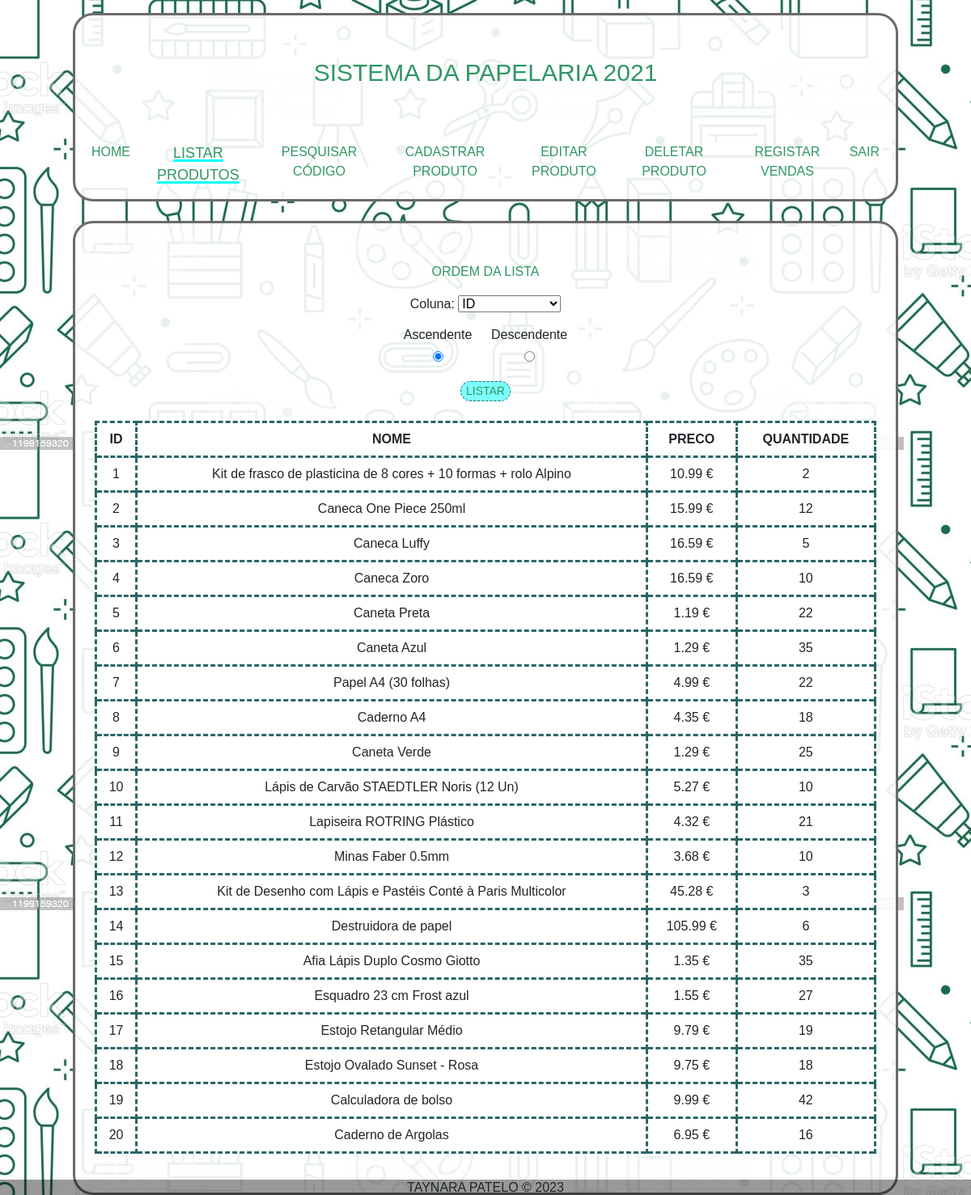
/listar (signed in), run on the app's committed database.
### tables this page shows
CREATE TABLE `produtos` (
  `id` int(11) NOT NULL,
  `nome` varchar(200) NOT NULL,
  `preco` float NOT NULL,
  `quantidade` int(11) NOT NULL
);

### models/listar_model.php (called while the page is built, shortened)
<?php
require_once("requisitos.php");
$produtos = selectSQL("SELECT * FROM produtos");
require_once("templates/header.php");
require_once("views/listar_view.php");
require_once("templates/footer.php");
?>

### config/config.php (called while the page is built, shortened)
<?php
$url_base = "https://localhost/papelaria/";
?>

### config/base_dados.php (called while the page is built, shortened)
<?php
$pdo = new PDO("mysql:dbname=" . $base_dados["dbname"] . ";host=" . $base_dados["host"], $base_dados["user"], $base_dados["password"]);
function selectSQL($sql){
    global $pdo;
    $query = $pdo->query($sql);
    return $query->fetchAll(PDO::FETCH_ASSOC);
}
?>

### templates/table.php (the view, shortened to what this page needs)
<table class="table mb-4">
    <tr>
        <?php foreach ($produtos[0] as $chave => $p) : ?>
            <th><?= $chave; ?></th>
        <?php endforeach; ?>
    </tr>
    <?php foreach ($produtos as $p) : ?>
        <tr class="text-success">
            <?php foreach ($p as $chave => $valor) : ?>
                <td><?= $valor; ?><?= ($chave == "preco") ? " €" : ""; ?></td>
            <?php endforeach; ?>
        </tr>
    <?php endforeach; ?>
</table>

### index.php (shortened to what this page needs)
<?php
$rotas = $_SERVER["REQUEST_URI"];
$rotas = str_replace("/papelaria/", "", $rotas);
$rotas = explode("/", $rotas);
switch($rotas[0]){
    case "listar":
        require_once("models/listar_model.php");
        break;
}
?>

### templates/header.php (shortened to what this page needs)
<!DOCTYPE html>
<html lang="pt">
<head>
    <link href="https://cdn.jsdelivr.net/npm/bootstrap@5.3.0-alpha2/dist/css/bootstrap.min.css" rel="stylesheet">
    <link rel="stylesheet" href=<?= $url_base . "/css/style.css"; ?>>
</head>
<body class="text-center">
    <header class="mb-4 <?= ($rotas[0] == "sair") ? "d-none" : ""; ?>">
        <div class="container-fluid caixa mt-3 mb-4">
            <div class="row">
                <div class="col-12">
                    <p class="header-titulo p-5 mb-0">SISTEMA DA PAPELARIA 2021</p>
                </div>
            </div>
            <div class="row">
                <nav class="navbar navbar-expand-md">
                    <div class="container justify-content-center">
                        <div class="collapse navbar-collapse flex-grow-0" id="navbarNav">
                            <ul class="navbar-nav">
                                <li class="nav-item">
                                    <a class="nav-link <?= ($rotas[0] == "home") ? "active" : ""; ?>" aria-current="page" href="<?= $url_base; ?>home">HOME</a>
                                </li>
                                <li class="nav-item">
                                    <a class="nav-link  <?= ($rotas[0] == "listar") ? "active" : ""; ?>" href="<?= $url_base; ?>listar">LISTAR PRODUTOS</a>
                                </li>
                                <li class="nav-item">
                                    <a class="nav-link <?= ($rotas[0] == "pesquisar") ? "active" : ""; ?>" href="<?= $url_base; ?>pesquisar">PESQUISAR CÓDIGO</a>
                                </li>
                                <li class="nav-item">
                                    <a class="nav-link <?= ($rotas[0] == "cadastrar") ? "active" : ""; ?>" href="<?= $url_base; ?>cadastrar">CADASTRAR PRODUTO</a>
                                </li>
                                <li class="nav-item">
                                    <a class="nav-link <?= ($rotas[0] == "tabela-editar") ? "active" : ""; ?>" href="<?= $url_base; ?>tabela-editar">EDITAR PRODUTO</a>
                                </li>
                                <li class="nav-item">
                                    <a class="nav-link <?= ($rotas[0] == "tabela-deletar") ? "active" : ""; ?>" href="<?= $url_base; ?>tabela-deletar">DELETAR PRODUTO</a>
                                </li>
                                <li class="nav-item">
                                    <a class="nav-link <?= ($rotas[0] == "tabela-vender") ? "active" : ""; ?>" href="<?= $url_base; ?>tabela-vender">REGISTAR VENDAS</a>
                                </li>
                                <li class="nav-item">
                                    <a class="nav-link <?= ($rotas[0] == "sair") ? "active" : ""; ?>" href="<?= $url_base; ?>sair">SAIR</a>
                                </li>
                            </ul>
                        </div>
                    </div>
                </nav>
            </div>
        </div>
    </header>

### views/listar_view.php (shortened to what this page needs)
<main>
    <div class="container-fluid caixa">
        <div class="row d-flex justify-content-center">
            <div class="col-12 mt-4 p-4">
                <p class="login-titulo">ORDEM DA LISTA</p>
                <form action="" method="POST">
                    <label class="text-dark" for="coluna">Coluna: </label>
                    <select class="mb-3" name="coluna" required="required">
                        <option value="id">ID</option>
                    </select>
                    <br>
                    <label for="ASC" class="text-dark ordenar me-3">Ascendente
                        <input type="radio" name="ordem" value="ASC" required="required" checked id="ASC">
                    </label>
                    <label for="DESC" class="text-dark ordenar">Descendente
                        <input type="radio" name="ordem" value="DESC" required="required" id="DESC">
                    </label>
                    <br>
                    <input class="mt-3 mb-4" type="submit" value="LISTAR">
                    <br>
                </form>
                <?php require_once("templates/table.php"); ?>
            </div>
        </div>
    </div>
</main>

### templates/footer.php
    <footer class="fixed-bottom">
        <h1 class="container-fluid mb-0">
            <div class="row">
                <div class="col-12 rodape">
                    TAYNARA PATELO &copy; 2023
                </div>
            </div>
        </h1>
    </footer>
</body>
</html>

### css/style.css (style rules this page uses)
:root { --titulo-linksnav-sh: rgb(48, 150, 99); --linksnav-ch-und: cyan; --btn-fundo: rgba(0, 255, 255, 0.5);; --btn-fonte: rgb(48, 150, 99); --linha-hover: rgba(255, 0, 0, 0.25); --td-hover: rgba(255, 255, 0, 0.5); --table-border: rgb(42, 102, 102); --tr: rgba(0, 255, 255, 0.15); --divs: rgba(255, 255, 255, 0.9); }
body { background-image: url('../img/fundo_1.jpg'); font-family: 'Franklin Gothic Medium', 'Arial Narrow', Arial, sans-serif; text-align: center; }
.nav-link { color: var(--titulo-linksnav-sh); font-size: 16px; }
.nav-link.active { color: var(--titulo-linksnav-sh) !important; font-size: 18px; text-decoration: 3px underline var(--linksnav-ch-und); }
.caixa { background-color: var(--divs); border: 3px solid rgb(107, 107, 107); border-radius: 25px; color: var(--titulo-linksnav-sh); max-width: 85%; }
.header-titulo { font-size: 30px; }
input[type="submit"], input[type="reset"] { background-color: var(--btn-fundo); border: 1px dashed var(--table-border); border-radius: 20px; color: var(--btn-fonte); font-family: Arial, Helvetica, sans-serif; font-size: 14px; }
input[type="radio"] { display: block; margin: 0.5em auto; }
.table, th, td { border: 3px dashed var(--table-border); }
th { background-color: white !important; text-transform: uppercase; }
tr:nth-child(even) { background-color: var(--tr); }
.ordenar { display: inline-block; text-align: center; margin: 0 0.2em; }
.rodape { background-color: rgba(0, 0, 0, 0.4); font-size: 1rem !important; }

### data on the page
produtos: id "1", nome "Kit de frasco de plasticina de 8 cores + 10 formas + rolo Alpino", preco "10.99", quantidade "2"
produtos: id "2", nome "Caneca One Piece 250ml", preco "15.99", quantidade "12"
produtos: id "3", nome "Caneca Luffy", preco "16.59", quantidade "5"
produtos: id "4", nome "Caneca Zoro", preco "16.59", quantidade "10"
produtos: id "5", nome "Caneta Preta", preco "1.19", quantidade "22"
produtos: id "6", nome "Caneta Azul", preco "1.29", quantidade "35"
produtos: id "7", nome "Papel A4 (30 folhas)", preco "4.99", quantidade "22"
produtos: id "8", nome "Caderno A4", preco "4.35", quantidade "18"
produtos: id "9", nome "Caneta Verde", preco "1.29", quantidade "25"
produtos: id "10", nome "Lápis de Carvão STAEDTLER Noris (12 Un)", preco "5.27", quantidade "10"
produtos: id "11", nome "Lapiseira ROTRING Plástico", preco "4.32", quantidade "21"
produtos: id "12", nome "Minas Faber 0.5mm", preco "3.68", quantidade "10"
produtos: id "13", nome "Kit de Desenho com Lápis e Pastéis Conté à Paris Multicolor", preco "45.28", quantidade "3"
produtos: id "14", nome "Destruidora de papel", preco "105.99", quantidade "6"
produtos: id "15", nome "Afia Lápis Duplo Cosmo Giotto", preco "1.35", quantidade "35"
produtos: id "16", nome "Esquadro 23 cm Frost azul", preco "1.55", quantidade "27"
produtos: id "17", nome "Estojo Retangular Médio", preco "9.79", quantidade "19"
produtos: id "18", nome "Estojo Ovalado Sunset - Rosa", preco "9.75", quantidade "18"
produtos: id "19", nome "Calculadora de bolso", preco "9.99", quantidade "42"
produtos: id "20", nome "Caderno de Argolas", preco "6.95", quantidade "16"

### other printed values
$chave "ID"
$chave "NOME"
$chave "PRECO"
$chave "QUANTIDADE"
